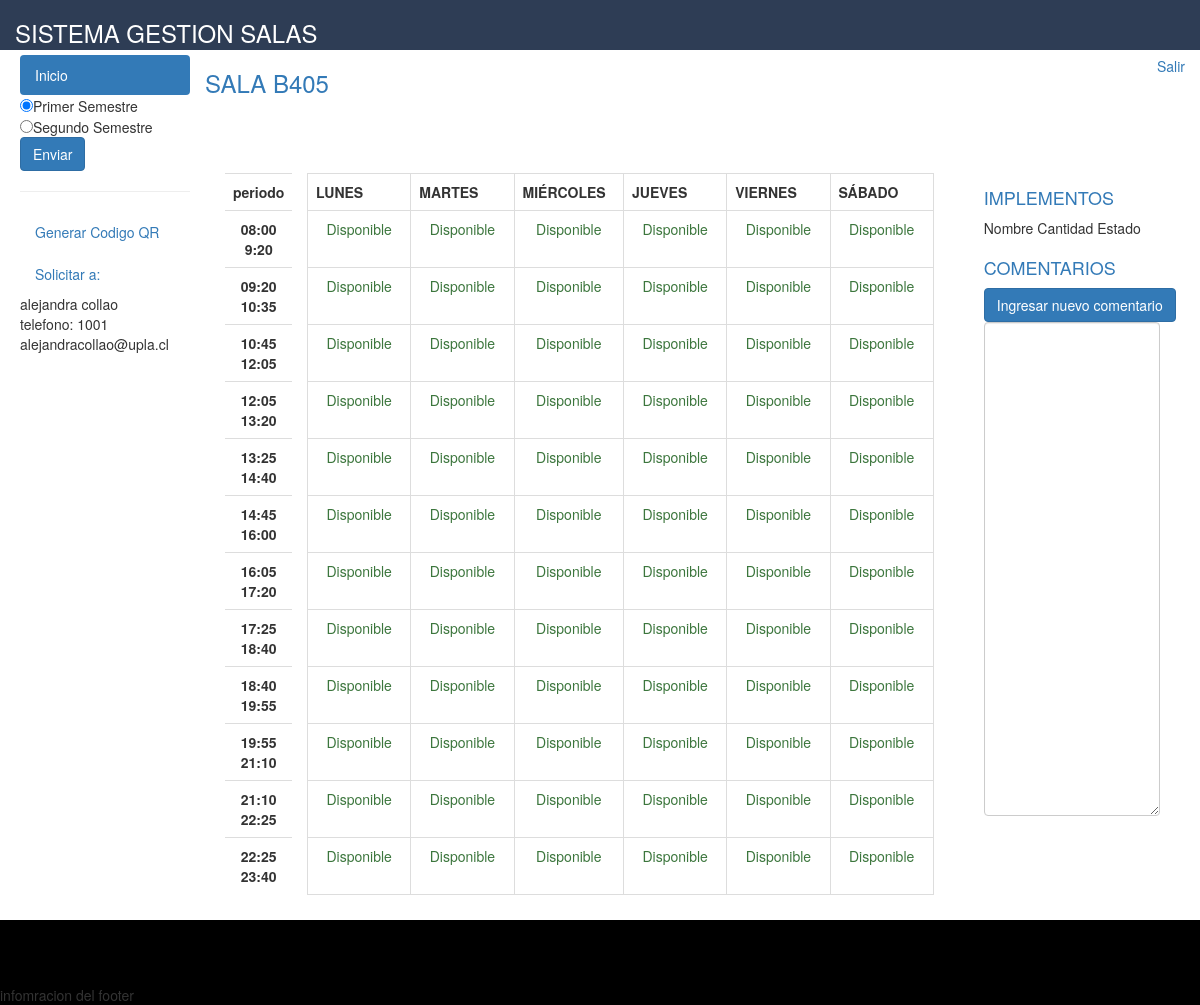
The page /vistamay.php?id=B405 (signed in) on the database as committed earlier.
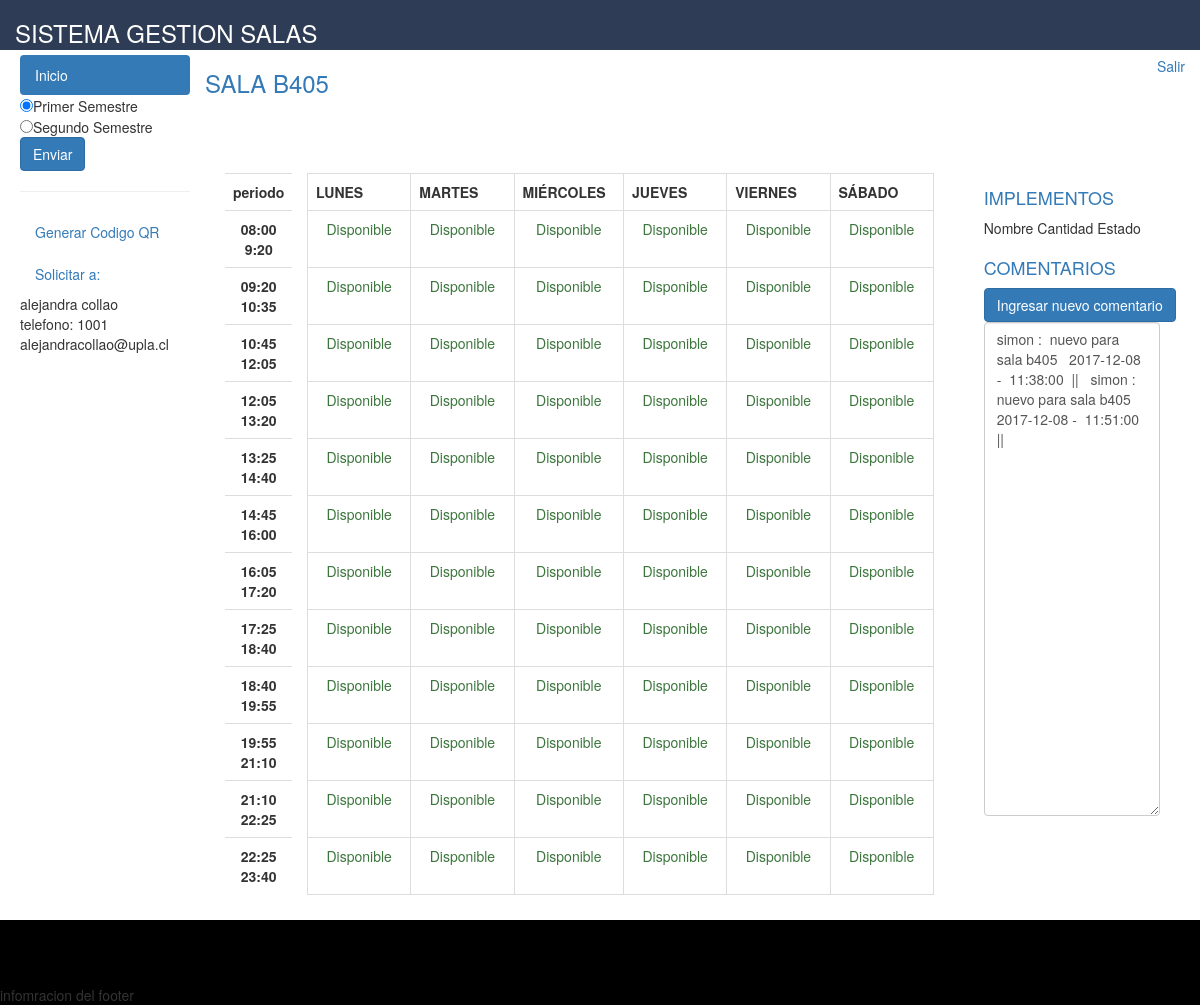
The same page on the database as committed later.
### tables this page shows
CREATE TABLE `comentario` (
  `CODCOM` int(20) NOT NULL,
  `FECHACOM` date NOT NULL,
  `HORA` time NOT NULL,
  `RUT` char(9) NOT NULL,
  `CODSALA` varchar(6) NOT NULL,
  `COMENTARIO` text NOT NULL
);

CREATE TABLE `usuario` (
  `RUT` char(8) NOT NULL,
  `DV` varchar(1) NOT NULL,
  `PASS` varchar(20) NOT NULL,
  `NOMBRE` varchar(20) NOT NULL,
  `CORREO` varchar(50) NOT NULL,
  `TELEFONO` int(10) NOT NULL,
  `TIPOUSUARIO` varchar(20) NOT NULL,
  `CODPISO` varchar(20) NOT NULL,
  `CODED` varchar(6) DEFAULT NULL
);

### vistamay.php (the view, shortened to what the changed rows need)
<!DOCTYPE html>
 <html>
 <head>
  <link rel="stylesheet" type="text/css" href="css/bootstrap.css">
<div class="row">
<div class="col-md-4 col-lg-10 vcenter" style="border:5px solid #fff">
        <div style="height:20em">
         <div class="container-fluid">
         <div class="row">
          <div class="col-md-1 " style="background:   #fff ;">
<table class='table table-border'  border="0.5" >
            <th style="width:15%">periodo</th>
            <tr>
              <th class="text-center" WIDTH="50" HEIGHT="50">08:00<br>9:20</th>
           </tr><tr>
              <th class="text-center" WIDTH="50" HEIGHT="50">09:20<br>10:35</th>
           </tr><tr>
              <th class="text-center" WIDTH="50" HEIGHT="50">10:45<br>12:05</th>
           </tr><tr>
              <th class="text-center" WIDTH="50" HEIGHT="50">12:05<br>13:20</th>
           </tr><tr>
              <th class="text-center" WIDTH="50" HEIGHT="50">13:25<br>14:40</th>
           </tr><tr>
              <th class="text-center" WIDTH="50" HEIGHT="50">14:45<br>16:00</th>
           </tr><tr>
              <th class="text-center" WIDTH="50" HEIGHT="50">16:05<br>17:20</th>
           </tr><tr>
              <th class="text-center" WIDTH="50" HEIGHT="50">17:25<br>18:40</th>
           </tr><tr>
              <th class="text-center" WIDTH="50" HEIGHT="50">18:40<br>19:55</th>
           </tr><tr>
              <th class="text-center" WIDTH="50" HEIGHT="50">19:55<br>21:10</th>
           </tr><tr>
              <th class="text-center" WIDTH="50" HEIGHT="50">21:10<br>22:25</th>
           </tr><tr>
              <th class="text-center" WIDTH="50" HEIGHT="50">22:25<br>23:40</th>
           </tr>
          </table>
          </div>
<div class="col-md-8 " style="background:   #fff ;">
 <table class="table table-bordered" border="1" >
                    <th style="width:15%"> LUNES</th>
                    <th style="width:15%"> MARTES</th>
                    <th style="width:15%"> MIÉRCOLES</th>
                    <th style="width:15%"> JUEVES</th>
                    <th style="width:15%"> VIERNES</th>
                    <th style="width:15%"> SÁBADO</th>
        </table>
</div>
<div class="col-md-3 " style="background: #fff ;">
  <div class="container-fluid">
         <div class="row">
<div class="col-md-12 " ;" style="border:5px solid #fff" >
<div>
  <th>Nombre</th>
  <th>Cantidad</th>
  <th>Estado</th>
</div>
</div>
         </div>
         </div>
<div class="container-fluid">
         <div class="row">
<div class="col-md-12 " ;" style="border:5px solid #fff" >
   <div>
      <h4><p class="text-primary">COMENTARIOS</p></h4>
<button type="button" class="btn btn-primary" data-toggle="modal" data-target="#exampleModal" data-whatever="@mdo">Ingresar nuevo comentario</button>
<?php
include "conec.php";
  $sql=( "SELECT COMENTARIO,HORA,FECHACOM,NOMBRE
FROM SALA S JOIN COMENTARIO C  ON C.CODSALA=S.CODSALA
  JOIN USUARIO U ON C.RUT=U.RUT
WHERE S.CODSALA='".$_REQUEST['id']."' ORDER BY FECHACOM ");
  $smt=$conn->prepare($sql);
  $smt->execute();
  $resultado=$smt->fetchall();
$var= count ($resultado);
 ?>
  <?php
 echo "<textarea class='form-control' rows='24'>";
  for ($i=0; $i <$var ; $i++) {
echo  $resultado[$i]['NOMBRE'].":  "
.$resultado[$i]['COMENTARIO']."   ".$resultado[$i]['FECHACOM']." -  ".$resultado[$i]['HORA']."  ||   ";
    }
   echo "</textarea>";
 ?>
 </div>
         </div>
         </div>
</div>
</div>
</div>
</div>
</div>
</div>
 </body>
</div>
 </html>

Rows that differ between the two databases and show on the page:
added comentario: RUT+COMENTARIO+FECHACOM "simon : nuevo para sala b405 2017-12-08 - 11:38:00 || simon : nuevo para sala b405 2017-12-08 - 11:51:00 ||"
